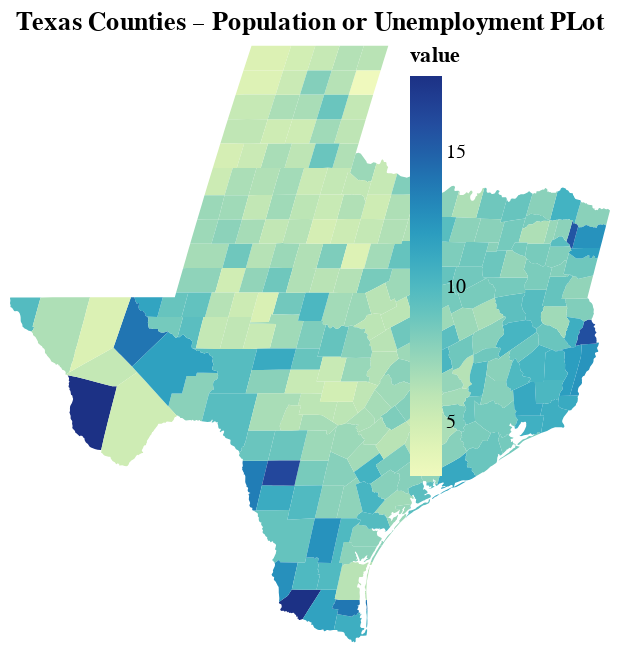

Notebook cell for this chart:
### Markdown cell above
#### Part 2.6 Interactive choropleth maps for both unemployment rate and population (7 points)

The population information is also available in the data. Now design an interactive map with radio button to select either unemployment rate or population to plot on the Texas map. Add county name, variable name and values to the tooltip. Use Natural Earth projection. 

Note: if your legend is out of the boundary. Consider to include

    legend=alt.Legend(orient='right', offset=-100)

to the alt.Color. Feel free to change the offset values.

### Code cell
# add parameters + dropdown
param = alt.param(
    name="metric",
    bind=alt.binding_select(options=["unemp", "pop"], name="Show: "),
    value="unemp"
)

# chart w/ parameters
(alt.Chart({"values": geo}).transform_calculate(
    value="datum.properties[metric]")
    .mark_geoshape().encode(
    color=alt.Color("value:Q", legend=alt.Legend(orient="right", offset=-100)),
    tooltip=[
        "properties.county_name:N",
        alt.Tooltip("value:Q", title="Value", format=",")
    ])
    .add_params(param).project("naturalEarth1").properties(
    title="Texas Counties – Population or Unemployment PLot"))

### Figure 1 — Vega-Lite specification as saved in the notebook (floating-point values rounded to 4 significant figures; data arrays with more than 128 entries replaced by an {"elided": "..."} marker saying what was removed)
{"config": {"view": {"continuousWidth": 300, "continuousHeight": 300}}, "data": {"name": "data-ca58213e2ce755e77a937df3d6531b21"}, "mark": {"type": "geoshape"}, "encoding": {"color": {"field": "value", "legend": {"offset": -100, "orient": "right"}, "type": "quantitative"}, "tooltip": [{"field": "properties.county_name", "type": "nominal"}, {"field": "value", "format": ",", "title": "Value", "type": "quantitative"}]}, "params": [{"name": "metric", "bind": {"input": "select", "options": ["unemp", "pop"], "name": "Show: "}, "value": "unemp"}], "projection": {"type": "naturalEarth1"}, "title": "Texas Counties – Population or Unemployment PLot", "transform": [{"calculate": "datum.properties[metric]", "as": "value"}], "$schema": "https://vega.github.io/schema/vega-lite/v5.20.1.json", "datasets": {"data-ca58213e2ce755e77a937df3d6531b21": {"elided": "254 records"}}}
